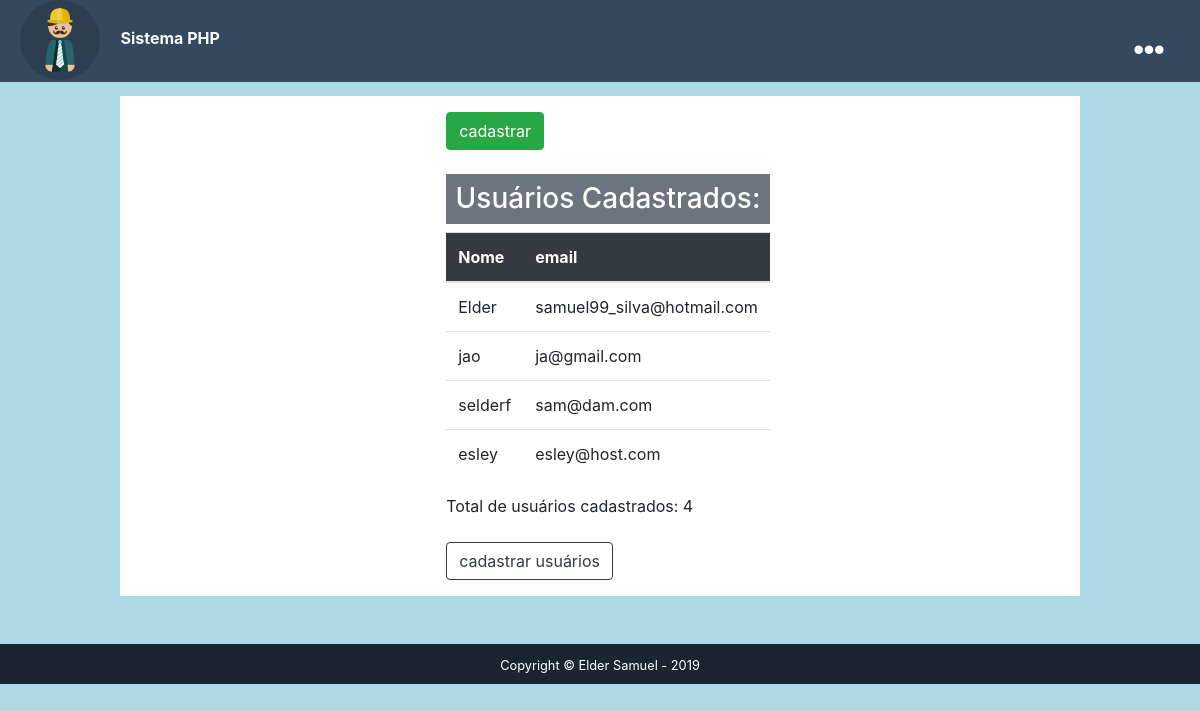
The page /consulta_user.php (signed in) on the database its author committed.
### tables this page shows
CREATE TABLE `usuario` (
  `id` int(11) NOT NULL,
  `login` varchar(20) NOT NULL,
  `email` varchar(40) NOT NULL,
  `senha` varchar(200) NOT NULL,
  `isActive` tinyint(4) NOT NULL DEFAULT '1',
  `dtRegister` datetime NOT NULL DEFAULT CURRENT_TIMESTAMP,
  `isDeleted` tinyint(4) NOT NULL DEFAULT '0'
);

### consulta_user.php (the view, shortened to what this page needs)
<?php
     include("conecta.php");
?>
<!DOCTYPE html>
<html lang="pt-br">
  <head>
    <link rel="stylesheet" href="https://stackpath.bootstrapcdn.com/bootstrap/4.3.1/css/bootstrap.min.css">
    <link rel="stylesheet" href="https://use.fontawesome.com/releases/v5.8.1/css/all.css">
    <link rel="stylesheet" href="//cdnjs.cloudflare.com/ajax/libs/toastr.js/latest/css/toastr.min.css">
    <link rel="stylesheet" href="style/style.css">
  </head>
  <body>
    <div class="header fixed-top">
        <a href="#"><img  id="logo" class="img-fluid rounded-circle" src="./img/logo.png" width="80" height="80"  alt=""></a>
        <label for="chk" class="show-menu-btn">
            <i class="fas fa-ellipsis-h"></i>
        </label>
        <a id="textLogo" class="text-light pl-3" href="#"> <b> Sistema PHP</b></a>
    </div>
  <br><br><br><br>
 <section class="mx-auto bg-white p-3 d-flex justify-content-center">
     <div style="padding-left: 1rem; max-width: 50rem;">
     <a href="index.php" class="btn btn-success">cadastrar</a>
     <br><br>
     <h3 class='text-center p-2 mb-2 bg-secondary text-white'>Usuários Cadastrados:</h3>
    <?php
          $sql = "SELECT * FROM usuario";
          $result= $pdo->prepare($sql);
          $result->execute();
          $r = $result->fetchAll(PDO::FETCH_OBJ);
    ?>
        <table class="table">
            <thead>
            <tr class="p-3 mb-2 bg-dark text-white">
            <th scope="col">Nome</th>
            <th scope="col">email</th>
            </tr>
            </thead>
            <tbody>
                <?php
                foreach($r as $linha)
                {
                    echo "<tr>";
                    echo "<td>". $linha->login . "</td>";
                    echo "<td>". $linha->email . "</td>";
                    echo "</tr>";
                }
                ?>
            </tbody>
            </table>
      <?php
          $row = $result->rowCount();
          echo "Total de usuários cadastrados: ".$row."<br><br>";
    ?>
    <a href="index.php" class="btn btn-outline-dark">cadastrar usuários</a>
    </div>
  </section>
      <br><br>
  <footer>
    <div class="p-2 copyright text-white" >
      <div class="container text-center">
        <small>Copyright &copy; Elder Samuel - 2019</small>
      </div>
    </div>
  </footer>
    </body>
 </html>

### style/style.css (style rules this page uses)
body { background-color: lightblue; }
.header { height: 82px; background: #34495e; padding: 0 20px; color: #fff; }
.show-menu-btn,.hide-menu-btn { transition: 0.4s; font-size: 30px; cursor: pointer; display: none; }
.show-menu-btn { float: right; }
.show-menu-btn i { line-height: 100px; }
section { max-width: 60rem; }
footer { color: #fff }
.copyright { background-color: #1a252f }
@media screen and (max-width:1200px) { .show-menu-btn,.hide-menu-btn { display: block; margin-right: 1rem; } }
@media screen and (min-width: 768px) { section { margin-left: 7rem; margin-right: 7rem; padding-right: 6rem; } }

### rows shown on the page
usuario: login "Elder", email "samuel99_silva@hotmail.com"
usuario: login "jao", email "ja@gmail.com"
usuario: login "selderf", email "sam@dam.com"
usuario: login "esley", email "esley@host.com"

### other values the page prints
$row "4"
